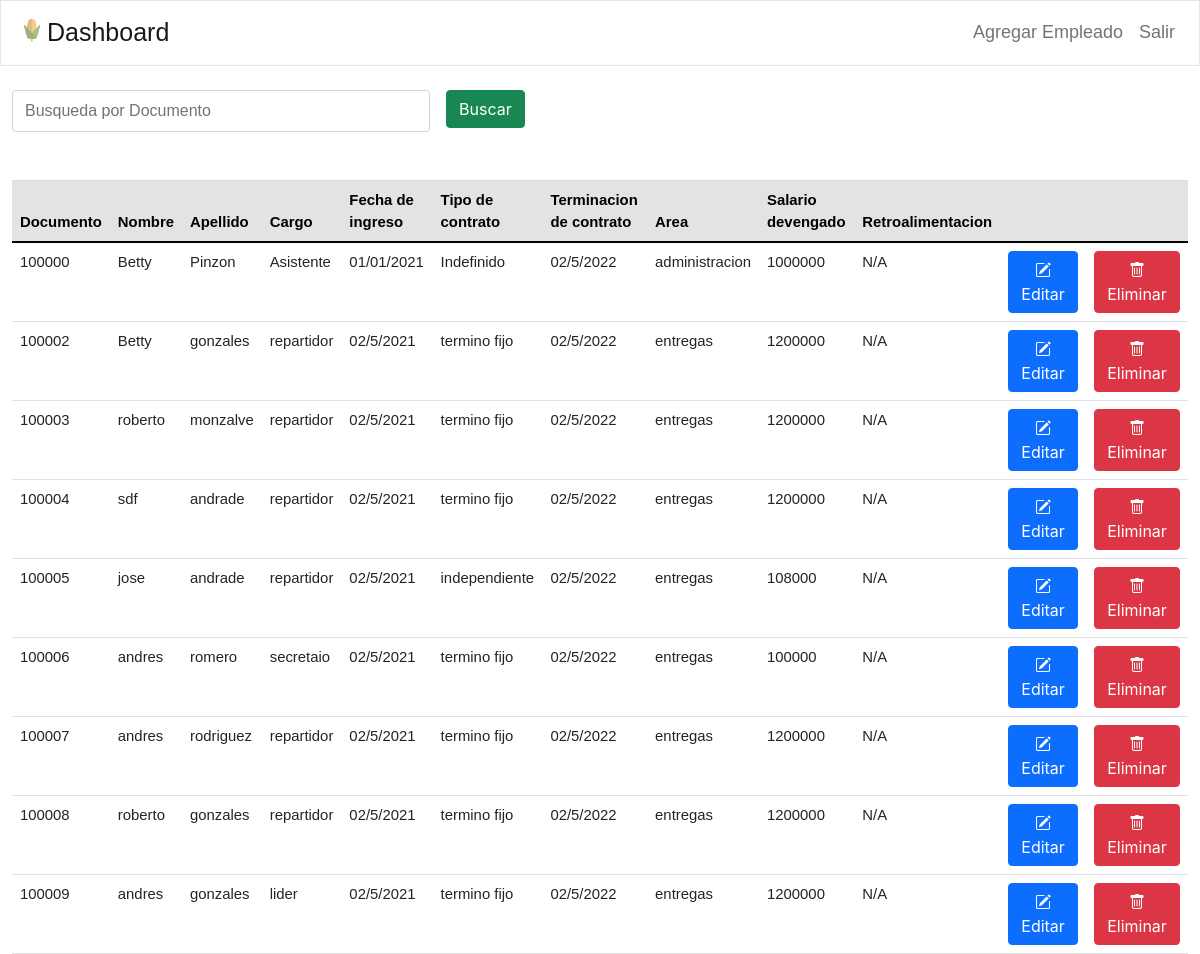
/dashboard, run on the app's committed database.
### tables this page shows
CREATE TABLE "empleados" (
	"idusuario"	INTEGER NOT NULL,
	"documento"	VARCHAR NOT NULL,
	"nombre"	VARCHAR NOT NULL,
	"apellido"	VARCHAR NOT NULL,
	"edad"	INT NOT NULL,
	"profesion"	VARCHAR NOT NULL,
	"fecingreso"	DATE NOT NULL,
	"fecterminacion"	DATE NOT NULL,
	"tipocontrato"	VARCHAR NOT NULL,
	"salario"	INT NOT NULL,
	"cargo"	VARCHAR NOT NULL,
	"retroalimentacion"	TEXT NOT NULL,
	"puntaje"	INT NOT NULL,
	"area"	TEXT,
	PRIMARY KEY("idusuario" AUTOINCREMENT)
);

### app.py (the view)
@app.route('/dashboard', methods=["GET"])
def dashboard():
    sql = "SELECT * FROM empleados"
    res = ejecutar_sel(sql)
    empleados = obtenerTablaEmpleados(res)
    form = Search()
    return render_template('dashboard.html', data = {"empleados": empleados}, form = form)

### forms.py
class Search(FlaskForm):
    name = TextField('name')
    btn = SubmitField('Buscar')

### app.py (called while the page is built)
def obtenerTablaEmpleados(datos):
    empleados = []
    for row in datos:
        empleado = {
            "documento":    row[1],
            'nombre':       row[2],
            "apellido":     row[3],
            "cargo":        row[10],
            "fecIngreso":   row[6],
            "tipContrato":  row[8],
            "terminacion":  row[7],
            "area":         row[13],
            "salario":      row[9],
            "retro":        row[11],
            "puntaje":      row[12]
        }
        empleados.append(empleado)
    return empleados

### bdatos.py (called while the page is built)
def ejecutar_sel(sql) -> list:
    try:
        with sqlite3.connect(NOM_BD) as con:  # Conectarse a la base de datos
            cur = con.cursor()                # Crea un área intermedia para gestión de los contenidos
            res = cur.execute(sql).fetchall() # Se obtienen los registros devueltos
    except:
        res = None
    return res

### templates/dashboard.html (shortened to what this page needs)
<!doctype html>
    <html lang="es">
    <head>
        <link rel="stylesheet" href="https://bootswatch.com/4/litera/bootstrap.min.css">
        <link href="https://cdn.jsdelivr.net/npm/bootstrap@5.0.2/dist/css/bootstrap.min.css" rel="stylesheet"
>
        <link rel="stylesheet" href="https://cdn.jsdelivr.net/npm/bootstrap-icons@1.5.0/font/bootstrap-icons.css">
        <link rel="stylesheet" type="text/css" href='{{ url_for("static", filename="css/master.css")}}'/>
    </head>
    <body>
        <header class="bg-primary">
            <nav class="navbar navbar-expand-lg navbar-light bg-light" >
                <a class="navbar-brand font-nav" href="/dashboard">
                    <img src="{{ url_for('static', filename='img/favicon.ico') }}" alt="" width="30" height="24" class="d-inline-block align-text-top">Dashboard</a>
                <div class="collapse navbar-collapse">
                    <ul class="navbar-nav ml-auto" style="display: flex; justify-content: end;">
                        <li class="nav-item">
                            <a class="nav-link font-navr up" href="/crear">Agregar Empleado</a>
                        </li>
                        <li class="nav-item">
                            <a class="nav-link font-navr up" href="/login">Salir</a>
                        </li>
                    </ul>
                </div>
            </nav>
        </header>
        <div class="container-fluid">
            <br>
            <div class="dash_background">
                <div class="row">
                    <div class="col-6">
                        <form name='search' id="search" class="row g-3" action="/dashboard" method="POST">
                            <div class="col-auto">
                                <div>{{form.name(class_="form-control", size=40, maxlength=40, placeholder="Busqueda por Documento" )}}</div>
                            </div>
                            <div class="col-auto">
                                {{form.btn(class_="btn btn-success")}}
                            </div>
                        </form>
                    </div>
                </div>
                <table class="table table-hover align-middle ">
                    <br><br>
                    <thead class="align-middle table-secondary">
                        <tr>
                            <th>Documento </th>
                            <th>Nombre </th>
                            <th>Apellido </th>
                            <th>Cargo </th>
                            <th>Fecha de ingreso </th>
                            <th>Tipo de contrato </th>
                            <th>Terminacion de contrato </th>
                            <th>Area </th>
                            <th>Salario devengado </th>
                            <th>Retroalimentacion </th>
                            <th></th>
                            <th></th>
                        </tr>
                    </thead>
                    <tbody>
                        {% for empleado in data.empleados %}
                        <tr>
                            <td> {{ empleado.documento }}</td>
                            <td> {{ empleado.nombre }} </td>
                            <td> {{ empleado.apellido }} </td>
                            <td> {{ empleado.cargo }} </td>
                            <td> {{ empleado.fecIngreso }} </td>
                            <td> {{ empleado.tipContrato }} </td>
                            <td> {{ empleado.terminacion }} </td>
                            <td> {{ empleado.area }} </td>
                            <td> {{ empleado.salario }} </td>
                            <td> {{ empleado.retro }} </td>
                            <td><button type="button" class="btn btn-primary"><i class="bi bi-pencil-square"></i>Editar</button>
                            </td>
                            <td>
                                <button type="button" class="btn btn-danger" action="/dashboard" method="post">
                                <i class="bi bi-trash"></i>Eliminar</button><input type="hidden" name="_method" value="DELETE"></td>
                        </tr>
                        {% endfor %}
                    </tbody>
                </table>
            </div>
        </div>
    </body>
</html>

### static/css/master.css (style rules this page uses)
.font-nav { font-size: 25px; }
.font-navr { font-size: 18px; }
body { margin: 0; padding: 0; background-image: url('https://www.trackitagro.com/wp-content/uploads/2021/09/pexels-mark-stebnicki-2749165-scaled.jpg'); background-size: cover; font-family: sans-serif; height: 100vh; }
.dash_background { width: auto; height: auto; background: #fff; border-radius: 15px; }

### data on the page
empleados: documento "100000", nombre "Betty", apellido "Pinzon", cargo "Asistente", fecIngreso "01/01/2021", tipContrato "Indefinido", terminacion "02/5/2022", area "administracion", salario "1000000", retro "N/A"
empleados: documento "100002", nombre "Betty", apellido "gonzales", cargo "repartidor", fecIngreso "02/5/2021", tipContrato "termino fijo", terminacion "02/5/2022", area "entregas", salario "1200000", retro "N/A"
empleados: documento "100003", nombre "roberto", apellido "monzalve", cargo "repartidor", fecIngreso "02/5/2021", tipContrato "termino fijo", terminacion "02/5/2022", area "entregas", salario "1200000", retro "N/A"
empleados: documento "100004", nombre "sdf", apellido "andrade", cargo "repartidor", fecIngreso "02/5/2021", tipContrato "termino fijo", terminacion "02/5/2022", area "entregas", salario "1200000", retro "N/A"
empleados: documento "100005", nombre "jose", apellido "andrade", cargo "repartidor", fecIngreso "02/5/2021", tipContrato "independiente", terminacion "02/5/2022", area "entregas", salario "108000", retro "N/A"
empleados: documento "100006", nombre "andres", apellido "romero", cargo "secretaio", fecIngreso "02/5/2021", tipContrato "termino fijo", terminacion "02/5/2022", area "entregas", salario "100000", retro "N/A"
empleados: documento "100007", nombre "andres", apellido "rodriguez", cargo "repartidor", fecIngreso "02/5/2021", tipContrato "termino fijo", terminacion "02/5/2022", area "entregas", salario "1200000", retro "N/A"
empleados: documento "100008", nombre "roberto", apellido "gonzales", cargo "repartidor", fecIngreso "02/5/2021", tipContrato "termino fijo", terminacion "02/5/2022", area "entregas", salario "1200000", retro "N/A"
empleados: documento "100009", nombre "andres", apellido "gonzales", cargo "lider", fecIngreso "02/5/2021", tipContrato "termino fijo", terminacion "02/5/2022", area "entregas", salario "1200000", retro "N/A"
